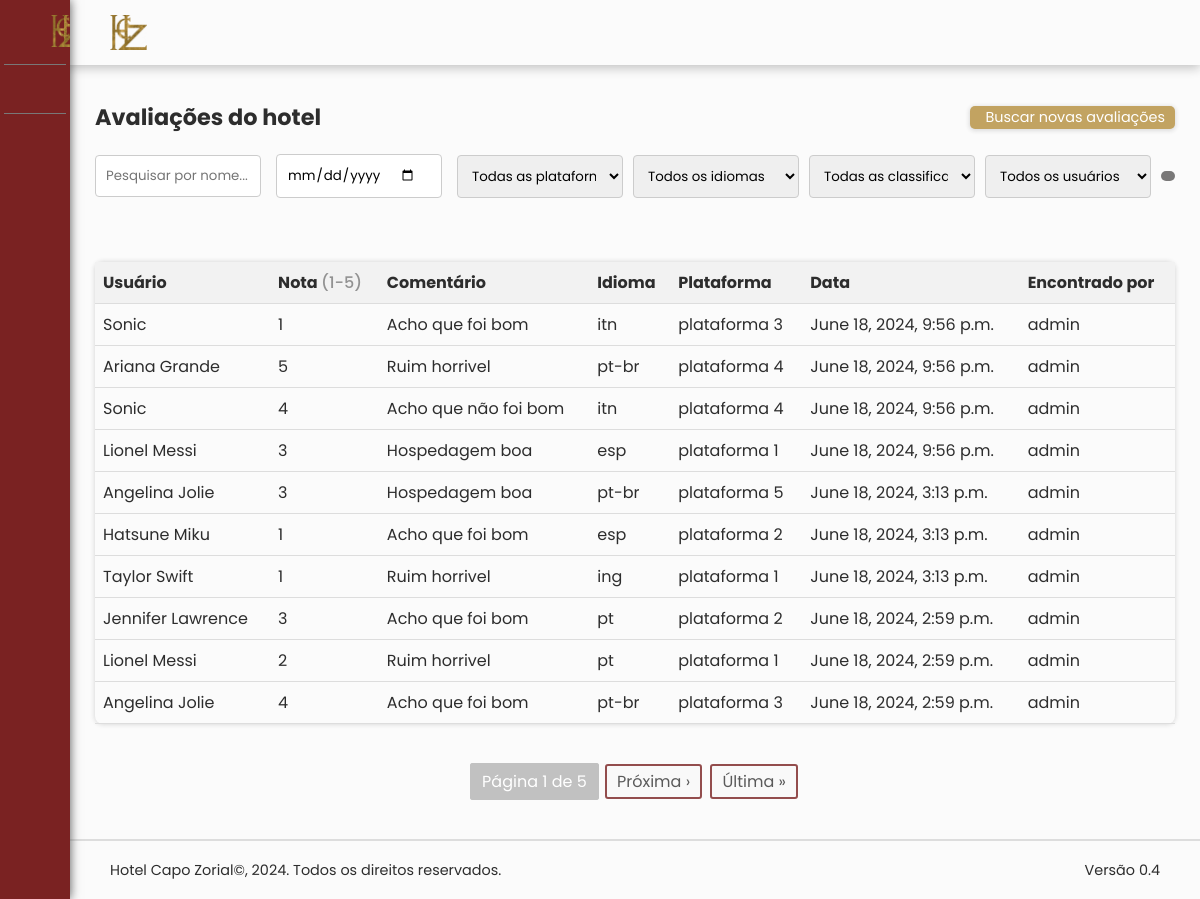
Before: / (signed in) with the older database file.
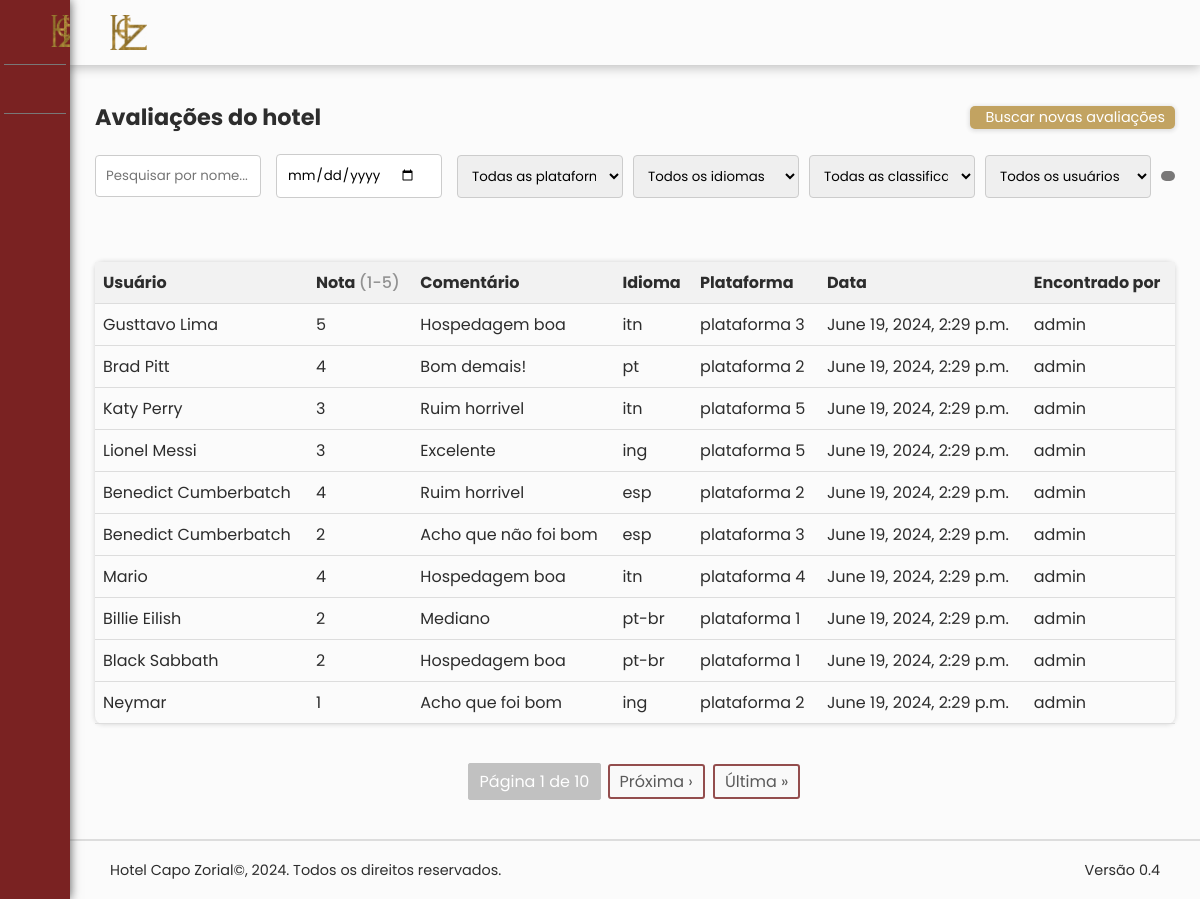
After: the same page with the newer database file.
### busca_app/models.py (models this page shows, shortened)
class Avaliacoes(models.Model):
    class Meta:
        ordering = ['-data']
    PLATAFORMA_CHOICES = [
        ('plataforma 1', 'Plataforma 1'),
        ('plataforma 2', 'Plataforma 2'),
        ('plataforma 3', 'Plataforma 3'),
        ('plataforma 4', 'Plataforma 4'),
        ('plataforma 5', 'Plataforma 5'),
    ]
    IDIOMA_CHOICES = [
        ('pt-br', 'Português Brasileiro'),
        ('pt', 'Português'),
        ('ing', 'Inglês'),
        ('esp', 'Espanhol'),
        ('itn', 'Italiano'),
    ]
    nome = models.CharField(max_length=100, verbose_name="Nome")
    texto = models.TextField(verbose_name="Texto")
    plataforma = models.CharField(max_length=50, choices=PLATAFORMA_CHOICES, verbose_name="Plataforma")
    data = models.DateTimeField(auto_now_add=True, verbose_name="Data")
    classificacao = models.IntegerField(verbose_name="Classificação")
    idioma = models.CharField(max_length=20, choices=IDIOMA_CHOICES, verbose_name="Idioma")
    encontrado_por = models.ForeignKey(User, on_delete=models.CASCADE, verbose_name="Encontrado por")

### busca_app/views.py (the view)
# urls.py: path("", views.home, name="home"),
def home(request):
    query = request.GET.get('q')
    data = request.GET.get('data')
    plataforma = request.GET.get('plataforma')
    idioma = request.GET.get('idioma')
    classificacao = request.GET.get('classificacao')
    encontrado_por = request.GET.get('encontrado_por')
    avaliacoes = Avaliacoes.objects.all()
    if query:
        avaliacoes = avaliacoes.filter(nome__icontains=query)
    if data:
        avaliacoes = avaliacoes.filter(data__date=data)
    if plataforma:
        avaliacoes = avaliacoes.filter(plataforma=plataforma)
    if idioma:
        avaliacoes = avaliacoes.filter(idioma=idioma)
    if classificacao:
        avaliacoes = avaliacoes.filter(classificacao=classificacao)
    if encontrado_por:
        avaliacoes = avaliacoes.filter(encontrado_por_id=encontrado_por)
    paginator = Paginator(avaliacoes, 10)
    page_number = request.GET.get('page')
    try:
        avaliacoes = paginator.page(page_number)
    except PageNotAnInteger:
        avaliacoes = paginator.page(1)
    except EmptyPage:
        avaliacoes = paginator.page(paginator.num_pages)
    plataformas = Avaliacoes.PLATAFORMA_CHOICES
    idiomas = Avaliacoes.IDIOMA_CHOICES
    classificacoes = [1, 2, 3, 4, 5]
    usuarios = User.objects.all()
    novas_avaliacoes = request.session.pop('novas_avaliacoes', None)
    return render(request, 'home.html', {
        'avaliacoes': avaliacoes,
        'plataformas': plataformas,
        'idiomas': idiomas,
        'classificacoes': classificacoes,
        'usuarios': usuarios,
        'novas_avaliacoes': novas_avaliacoes,
    })

### busca_app/templates/home.html (shortened to what this page needs)
{% extends 'index.html' %}
{% block content %}
<head>
    <link rel="stylesheet" href="../static/css/home.css">
</head>
<body id="atividades">
    <div class="content">
        <div class="search-and-add">
            <h1>Avaliações do hotel</h1>
            <div class="button-group">
                <a class="add_atividade" href="{% url 'buscar' %}">
                    <span class="title">Buscar novas avaliações</span>
                </a>
            </div>
        </div>
        <form class="search" action="{% url 'home' %}" method="GET">
            <input type="text" name="q" placeholder="Pesquisar por nome..." value="{{ request.GET.q }}">
            <input type="date" name="data" placeholder="Pesquisar por data..." value="{{ request.GET.data }}">
            <select name="plataforma">
                <option value="">Todas as plataformas</option>
            </select>
            <select name="idioma">
                <option value="">Todos os idiomas</option>
            </select>
            <select name="classificacao">
                <option value="">Todas as classificações</option>
            </select>
            <select name="encontrado_por">
                <option value="">Todos os usuários</option>
            </select>
            <button type="submit"></button>
        </form>
        <table class="atividades-table">
            <thead>
                <tr>
                    <th>Usuário</th>
                    <th>Nota <span style="font-weight: 500; color: #929292;">(1-5)</span></th>
                    <th>Comentário</th>
                    <th>Idioma</th>
                    <th>Plataforma</th>
                    <th>Data</th>
                    <th>Encontrado por</th>
                </tr>
            </thead>
            <tbody>
                {% for avaliacao in avaliacoes %}
                <tr>
                    <td><a href="#">{{ avaliacao.nome }}</a></td>
                    <td><a href="#">{{ avaliacao.classificacao }}<ion-icon style="padding-left: 3px; color: rgb(224, 224, 100);" name="star"></ion-icon></a></td>
                    <td><a href="#">{{ avaliacao.texto }}</a></td>
                    <td><a href="#">{{ avaliacao.idioma }}</a></td>
                    <td><a href="#">{{ avaliacao.plataforma }}</a></td>
                    <td><a href="#">{{ avaliacao.data }}</a></td>
                    <td><a href="#">{{ avaliacao.encontrado_por.username }}</a></td>
                </tr>
                {% endfor %}
            </tbody>
        </table>
    </div>
    <div class="pagination">
        {% if avaliacoes.has_other_pages %}
            <span class="current">Página {{ avaliacoes.number }} de {{ avaliacoes.paginator.num_pages }}</span>
            {% if avaliacoes.has_next %}
                <a href="?page={{ avaliacoes.next_page_number }}">Próxima &rsaquo;</a>
                <a href="?page={{ avaliacoes.paginator.num_pages }}">Última &raquo;</a>
            {% endif %}
        {% endif %}
    </div>
</body>
{% endblock %}

Changed rows visible on the page:
no longer on this page (row unchanged): Avaliacoes: nome "Sonic", classificacao "1", texto "Acho que foi bom", idioma "itn", plataforma "plataforma 3", data "June 18, 2024, 9:56 p.m.", encontrado_por.username "admin"
no longer on this page (row unchanged): Avaliacoes: nome "Ariana Grande", classificacao "5", texto "Ruim horrivel", idioma "pt-br", plataforma "plataforma 4", data "June 18, 2024, 9:56 p.m.", encontrado_por.username "admin"
no longer on this page (row unchanged): Avaliacoes: nome "Sonic", classificacao "4", texto "Acho que não foi bom", idioma "itn", plataforma "plataforma 4", data "June 18, 2024, 9:56 p.m.", encontrado_por.username "admin"
no longer on this page (row unchanged): Avaliacoes: nome "Lionel Messi", classificacao "3", texto "Hospedagem boa", idioma "esp", plataforma "plataforma 1", data "June 18, 2024, 9:56 p.m.", encontrado_por.username "admin"
no longer on this page (row unchanged): Avaliacoes: nome "Angelina Jolie", classificacao "3", texto "Hospedagem boa", idioma "pt-br", plataforma "plataforma 5", data "June 18, 2024, 3:13 p.m.", encontrado_por.username "admin"
no longer on this page (row unchanged): Avaliacoes: nome "Hatsune Miku", classificacao "1", texto "Acho que foi bom", idioma "esp", plataforma "plataforma 2", data "June 18, 2024, 3:13 p.m.", encontrado_por.username "admin"
no longer on this page (row unchanged): Avaliacoes: nome "Taylor Swift", classificacao "1", texto "Ruim horrivel", idioma "ing", plataforma "plataforma 1", data "June 18, 2024, 3:13 p.m.", encontrado_por.username "admin"
no longer on this page (row unchanged): Avaliacoes: nome "Jennifer Lawrence", classificacao "3", texto "Acho que foi bom", idioma "pt", plataforma "plataforma 2", data "June 18, 2024, 2:59 p.m.", encontrado_por.username "admin"
no longer on this page (row unchanged): Avaliacoes: nome "Lionel Messi", classificacao "2", texto "Ruim horrivel", idioma "pt", plataforma "plataforma 1", data "June 18, 2024, 2:59 p.m.", encontrado_por.username "admin"
no longer on this page (row unchanged): Avaliacoes: nome "Angelina Jolie", classificacao "4", texto "Acho que foi bom", idioma "pt-br", plataforma "plataforma 3", data "June 18, 2024, 2:59 p.m.", encontrado_por.username "admin"
added Avaliacoes: nome "Gusttavo Lima", classificacao "5", texto "Hospedagem boa", idioma "itn", plataforma "plataforma 3", data "June 19, 2024, 2:29 p.m.", encontrado_por.username "admin"
added Avaliacoes: nome "Brad Pitt", classificacao "4", texto "Bom demais!", idioma "pt", plataforma "plataforma 2", data "June 19, 2024, 2:29 p.m.", encontrado_por.username "admin"
added Avaliacoes: nome "Katy Perry", classificacao "3", texto "Ruim horrivel", idioma "itn", plataforma "plataforma 5", data "June 19, 2024, 2:29 p.m.", encontrado_por.username "admin"
added Avaliacoes: nome "Lionel Messi", classificacao "3", texto "Excelente", idioma "ing", plataforma "plataforma 5", data "June 19, 2024, 2:29 p.m.", encontrado_por.username "admin"
added Avaliacoes: nome "Benedict Cumberbatch", classificacao "4", texto "Ruim horrivel", idioma "esp", plataforma "plataforma 2", data "June 19, 2024, 2:29 p.m.", encontrado_por.username "admin"
added Avaliacoes: nome "Benedict Cumberbatch", classificacao "2", texto "Acho que não foi bom", idioma "esp", plataforma "plataforma 3", data "June 19, 2024, 2:29 p.m.", encontrado_por.username "admin"
added Avaliacoes: nome "Mario", classificacao "4", texto "Hospedagem boa", idioma "itn", plataforma "plataforma 4", data "June 19, 2024, 2:29 p.m.", encontrado_por.username "admin"
added Avaliacoes: nome "Billie Eilish", classificacao "2", texto "Mediano", idioma "pt-br", plataforma "plataforma 1", data "June 19, 2024, 2:29 p.m.", encontrado_por.username "admin"
added Avaliacoes: nome "Black Sabbath", classificacao "2", texto "Hospedagem boa", idioma "pt-br", plataforma "plataforma 1", data "June 19, 2024, 2:29 p.m.", encontrado_por.username "admin"
added Avaliacoes: nome "Neymar", classificacao "1", texto "Acho que foi bom", idioma "ing", plataforma "plataforma 2", data "June 19, 2024, 2:29 p.m.", encontrado_por.username "admin"
Other visible differences:
{{ avaliacoes.paginator.num_pages }}: "5" → "10"
